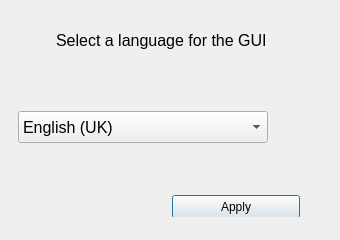
<?xml version="1.0" encoding="UTF-8"?>
<ui version="4.0">
 <class>LangSelector</class>
 <widget class="QDialog" name="LangSelector">
  <property name="geometry">
   <rect>
    <x>0</x>
    <y>0</y>
    <width>340</width>
    <height>240</height>
   </rect>
  </property>
  <property name="minimumSize">
   <size>
    <width>340</width>
    <height>240</height>
   </size>
  </property>
  <property name="maximumSize">
   <size>
    <width>480</width>
    <height>240</height>
   </size>
  </property>
  <property name="windowTitle">
   <string>Language selection</string>
  </property>
  <widget class="QWidget" name="verticalLayoutWidget">
   <property name="geometry">
    <rect>
     <x>0</x>
     <y>0</y>
     <width>344</width>
     <height>241</height>
    </rect>
   </property>
   <layout class="QVBoxLayout" name="vbox49">
    <property name="spacing">
     <number>12</number>
    </property>
    <property name="leftMargin">
     <number>12</number>
    </property>
    <property name="topMargin">
     <number>24</number>
    </property>
    <property name="rightMargin">
     <number>12</number>
    </property>
    <property name="bottomMargin">
     <number>24</number>
    </property>
    <item>
     <layout class="QHBoxLayout" name="hbox51">
      <item>
       <widget class="QLabel" name="label51a">
        <property name="minimumSize">
         <size>
          <width>32</width>
          <height>32</height>
         </size>
        </property>
        <property name="maximumSize">
         <size>
          <width>32</width>
          <height>32</height>
         </size>
        </property>
        <property name="text">
         <string/>
        </property>
        <property name="pixmap">
         <pixmap resource="../media/media.qrc">:/translate.svg</pixmap>
        </property>
        <property name="scaledContents">
         <bool>true</bool>
        </property>
        <property name="alignment">
         <set>Qt::AlignRight|Qt::AlignTrailing|Qt::AlignVCenter</set>
        </property>
       </widget>
      </item>
      <item>
       <widget class="QLabel" name="label51b">
        <property name="font">
         <font>
          <pointsize>12</pointsize>
         </font>
        </property>
        <property name="text">
         <string>Select a language for the GUI</string>
        </property>
       </widget>
      </item>
     </layout>
    </item>
    <item>
     <spacer name="vspc49a_2">
      <property name="orientation">
       <enum>Qt::Vertical</enum>
      </property>
      <property name="sizeHint" stdset="0">
       <size>
        <width>20</width>
        <height>40</height>
       </size>
      </property>
     </spacer>
    </item>
    <item>
     <widget class="QWidget" name="horizontalWidget" native="true">
      <property name="minimumSize">
       <size>
        <width>320</width>
        <height>32</height>
       </size>
      </property>
      <property name="maximumSize">
       <size>
        <width>320</width>
        <height>64</height>
       </size>
      </property>
      <layout class="QHBoxLayout" name="horizontalLayout_2">
       <property name="leftMargin">
        <number>6</number>
       </property>
       <property name="rightMargin">
        <number>64</number>
       </property>
       <item>
        <widget class="QComboBox" name="combo49">
         <property name="minimumSize">
          <size>
           <width>64</width>
           <height>32</height>
          </size>
         </property>
         <property name="maximumSize">
          <size>
           <width>256</width>
           <height>64</height>
          </size>
         </property>
         <property name="font">
          <font>
           <pointsize>12</pointsize>
          </font>
         </property>
         <property name="currentIndex">
          <number>0</number>
         </property>
         <item>
          <property name="text">
           <string>English (UK)</string>
          </property>
         </item>
         <item>
          <property name="text">
           <string>Italian</string>
          </property>
         </item>
        </widget>
       </item>
      </layout>
     </widget>
    </item>
    <item>
     <spacer name="vspc49b">
      <property name="orientation">
       <enum>Qt::Vertical</enum>
      </property>
      <property name="sizeHint" stdset="0">
       <size>
        <width>20</width>
        <height>40</height>
       </size>
      </property>
     </spacer>
    </item>
    <item>
     <widget class="QWidget" name="hbox50" native="true">
      <property name="minimumSize">
       <size>
        <width>320</width>
        <height>24</height>
       </size>
      </property>
      <layout class="QHBoxLayout" name="horizontalLayout">
       <property name="leftMargin">
        <number>128</number>
       </property>
       <property name="topMargin">
        <number>2</number>
       </property>
       <property name="rightMargin">
        <number>0</number>
       </property>
       <property name="bottomMargin">
        <number>0</number>
       </property>
       <item>
        <widget class="QPushButton" name="btn50">
         <property name="minimumSize">
          <size>
           <width>64</width>
           <height>24</height>
          </size>
         </property>
         <property name="maximumSize">
          <size>
           <width>128</width>
           <height>32</height>
          </size>
         </property>
         <property name="text">
          <string>Apply</string>
         </property>
         <property name="icon">
          <iconset resource="../media/media.qrc">
           <normaloff>:/checkmark.svg</normaloff>:/checkmark.svg</iconset>
         </property>
        </widget>
       </item>
      </layout>
     </widget>
    </item>
   </layout>
  </widget>
 </widget>
 <resources>
  <include location="../media/media.qrc"/>
 </resources>
 <connections/>
</ui>
